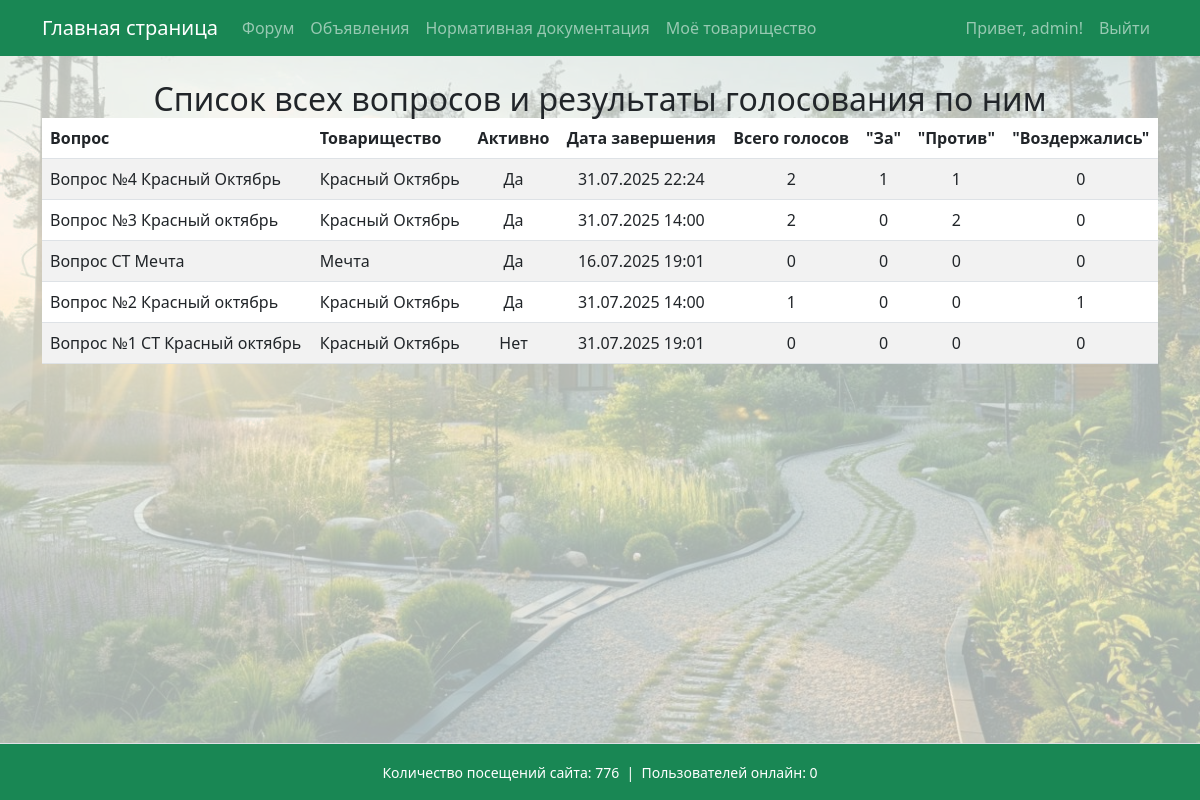
The page /votings/ (signed in) on the database its author committed.
### garden/models.py (models this page shows, shortened)
class Voting(models.Model):
    community = models.ForeignKey('Community', on_delete=models.CASCADE)
    question = models.CharField(max_length=255)
    active = models.BooleanField(default=True)
    created_at = models.DateTimeField(auto_now_add=True)
    start_date = models.DateTimeField(verbose_name="Дата начала голосования", default=timezone.now)
    end_date = models.DateTimeField(verbose_name="Дата окончания голосования", default=timezone.now)

class Community(models.Model):
    name = models.CharField(max_length=100)
    description = models.TextField(blank=True)
    legal_address = models.TextField("Юридический адрес", blank=True, null=True)
    postal_address = models.TextField("Почтовый адрес", blank=True, null=True)
    bank_details = models.TextField("Банковские реквизиты", blank=True, null=True)
    additional_info = models.TextField("Дополнительная информация", blank=True, null=True)

### garden/views.py (the view, shortened to what this page needs)
# urls.py: path('votings/', views.voting_overview, name='voting_overview'),
@login_required
def voting_overview(request):
    can_manage = user_can_manage_votes(request.user)
    if request.user.is_superuser or request.user.is_staff:
        votings = Voting.objects.annotate(
            total_votes=Count('votes'),
            votes_for=Count('votes', filter=Q(votes__choice='for')),
            votes_against=Count('votes', filter=Q(votes__choice='against')),
            votes_abstained=Count('votes', filter=Q(votes__choice='abstained')),
        ).order_by('-created_at')
        community = None
    context = {
        'votings': votings,
        'can_manage': can_manage,
        'community': community,
    }
    return render(request, 'voting_overview.html', context)

### garden/context_processors.py (called while the page is built)
def total_visits_processor(request):
    counter, created = PageVisit.objects.get_or_create(page_name='main_page')
    return {
        'total_visits': counter.visits
    }

def online_users_processor(request):
    now = timezone.now()
    active_threshold = now - timedelta(seconds=40)  # считаем активными за последние 40 секунд
    online_count = Profile.objects.filter(last_seen__gte=active_threshold).count()
    return {'online_users': online_count}

### garden/views.py (called while the page is built)
def user_can_manage_votes(user):
    profile = getattr(user, 'profile', None)
    return profile is not None and profile.role in ['chairman', 'board_member']

### garden/templates/voting_overview.html (shortened to what this page needs)
{% extends 'base.html' %}
{% block content %}
<h2 class="text-center my-0">Список всех вопросов и результаты голосования по ним</h2>
{% if votings %}
    <table class="table table-striped">
        <thead>
            <tr>
                <th>Вопрос</th>
                <th>Товарищество</th>
                <th class="text-center align-middle">Активно</th>
                <th class="text-center align-middle">Дата завершения</th>
                <th class="text-center align-middle">Всего голосов</th>
                <th class="text-center align-middle">"За"</th>
                <th class="text-center align-middle">"Против"</th>
                <th class="text-center align-middle">"Воздержались"</th>
            </tr>
        </thead>
        <tbody>
            {% for voting in votings %}
            <tr>
                <td>
                  {{ voting.question }}
                </td>
                <td>{{ voting.community.name }}</td>
                <td class="text-center align-middle">{% if voting.active %}Да{% else %}Нет{% endif %}</td>
                <td class="text-center align-middle">
                    {% if voting.end_date %}
                        {{ voting.end_date|date:"d.m.Y H:i" }}
                    {% else %}
                        —
                    {% endif %}
                </td>
                <td class="text-center align-middle">{{ voting.total_votes }}</td>
                <td class="text-center align-middle">{{ voting.votes_for }}</td>
                <td class="text-center align-middle">{{ voting.votes_against }}</td>
                <td class="text-center align-middle">{{ voting.votes_abstained }}</td>
            </tr>
            {% endfor %}
        </tbody>
    </table>
{% else %}
    <p>Голосований пока нет.</p>
{% endif %}
{% endblock %}

### templates/base.html (shortened to what this page needs)
<!DOCTYPE html>
<html lang="ru">
<head>
    <link rel="stylesheet" href="https://cdn.jsdelivr.net/npm/bootstrap@5.3.0/dist/css/bootstrap.min.css">
</head>
<body>
    <div class="page-container">
        <nav class="navbar navbar-expand-lg navbar-dark bg-success mb-4">
            <div class="container">
                <a class="navbar-brand" href="{% url 'main_page' %}">Главная страница</a>
                <div class="collapse navbar-collapse" id="navbarSupportedContent">
                    <ul class="navbar-nav me-auto mb-2 mb-lg-0">
                        <li class="nav-item"><a class="nav-link" href="{% url 'forum' %}">Форум</a></li>
                        <li class="nav-item"><a class="nav-link" href="{% url 'ads' %}">Объявления</a></li>
                        <li class="nav-item"><a class="nav-link" href="https://strb.by/" target="_blank" rel="noopener noreferrer">Нормативная документация</a></li>
                        <li class="nav-item"><a class="nav-link" href="{% url 'my_community' %}">Моё товарищество</a></li>
                    </ul>
                    <ul class="navbar-nav ms-auto mb-2 mb-lg-0">
                        {% if user.is_authenticated %}
                            <li class="nav-item">
                                <span class="nav-link">Привет, {{ user.username }}!</span>
                            </li>
                            <li class="nav-item">
                                <a class="nav-link" href="#" onclick="event.preventDefault(); document.getElementById('logout-form').submit();">
                                    Выйти
                                </a>
                            </li>
                        {% else %}
                            <li class="nav-item"><a class="nav-link" href="{% url 'login' %}">Войти</a></li>
                        {% endif %}
                    </ul>
                </div>
            </div>
        </nav>
        <main class="content-wrap container">
            {% block content %}
            {% endblock %}
        </main>
        <footer class="bg-success text-center py-3 mt-4 border-top text-white">
            <div class="container">
                <small>
                    Количество посещений сайта: {{ total_visits }}
                      &nbsp;|&nbsp;
                    Пользователей онлайн: {{ online_users }}
                </small>
            </div>
        </footer>
    </div>
</body>
</html>

### templates/base.html (style rules this page uses)
body, html { height: 100%; margin: 0; }
.page-container { min-height: 100vh; display: flex; flex-direction: column; min-height: 100vh; background-image: url('/static/images/background.jpg'); background-repeat: no-repeat; background-position: center center; background-size: cover; background-color: rgba(240, 248, 245, 0.7); background-blend-mode: lighten; }
.content-wrap { flex: 1; }

### rows shown on the page
Voting: question "Вопрос №4 Красный Октябрь", community.name "Красный Октябрь", active "Да", end_date "31.07.2025 22:24", total_votes "2", votes_for "1", votes_against "1", votes_abstained "0"
Voting: question "Вопрос №3 Красный октябрь", community.name "Красный Октябрь", active "Да", end_date "31.07.2025 14:00", total_votes "2", votes_for "0", votes_against "2", votes_abstained "0"
Voting: question "Вопрос СТ Мечта", community.name "Мечта", active "Да", end_date "16.07.2025 19:01", total_votes "0", votes_for "0", votes_against "0", votes_abstained "0"
Voting: question "Вопрос №2 Красный октябрь", community.name "Красный Октябрь", active "Да", end_date "31.07.2025 14:00", total_votes "1", votes_for "0", votes_against "0", votes_abstained "1"
Voting: question "Вопрос №1 СТ Красный октябрь", community.name "Красный Октябрь", active "Нет", end_date "31.07.2025 19:01", total_votes "0", votes_for "0", votes_against "0", votes_abstained "0"

### other values the page prints
{{ user.username }} "admin"
{{ total_visits }} "776"
{{ online_users }} "0"
